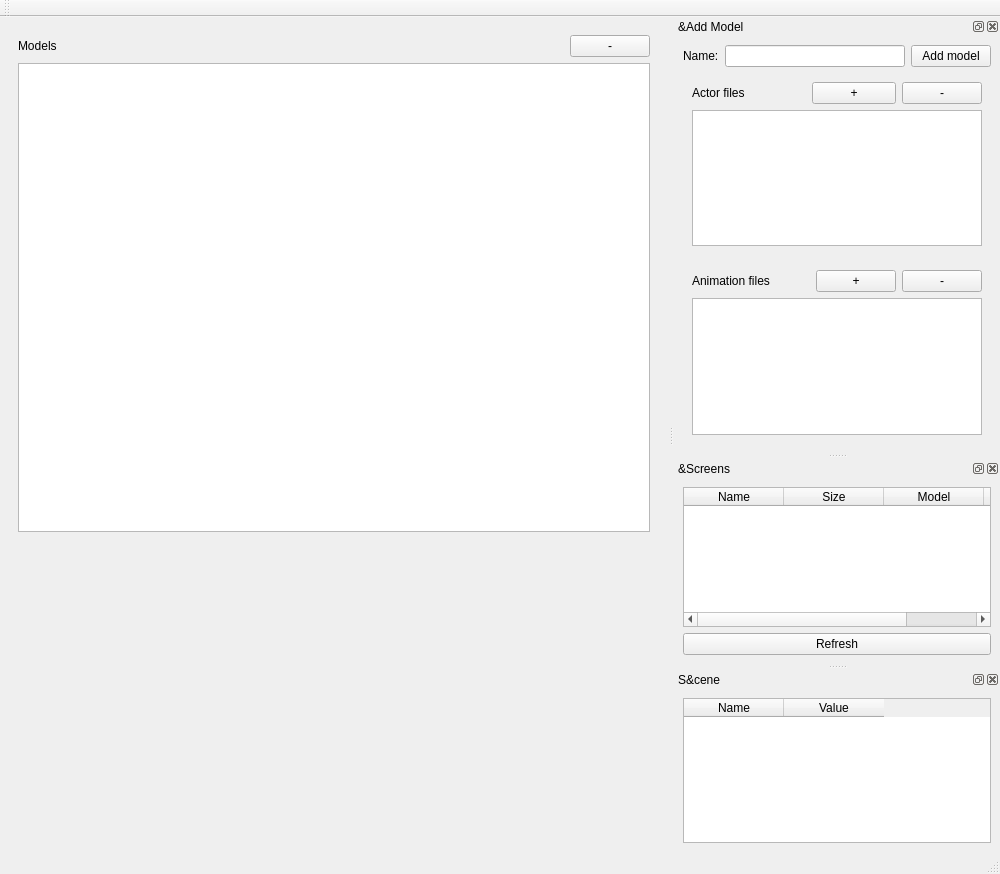
<?xml version="1.0" encoding="UTF-8"?>
<ui version="4.0">
 <class>MainWindow</class>
 <widget class="QMainWindow" name="MainWindow">
  <property name="geometry">
   <rect>
    <x>0</x>
    <y>0</y>
    <width>1000</width>
    <height>874</height>
   </rect>
  </property>
  <property name="windowTitle">
   <string>MainWindow</string>
  </property>
  <widget class="QWidget" name="centralwidget">
   <property name="maximumSize">
    <size>
     <width>800</width>
     <height>533</height>
    </size>
   </property>
   <layout class="QHBoxLayout" name="horizontalLayout_2">
    <item>
     <widget class="QFrame" name="groupModels">
      <property name="sizePolicy">
       <sizepolicy hsizetype="Expanding" vsizetype="Expanding">
        <horstretch>0</horstretch>
        <verstretch>0</verstretch>
       </sizepolicy>
      </property>
      <layout class="QVBoxLayout" name="verticalLayout_2">
       <item>
        <layout class="QHBoxLayout" name="horizontalLayout_4">
         <item>
          <widget class="QLabel" name="label_3">
           <property name="text">
            <string>Models</string>
           </property>
          </widget>
         </item>
         <item>
          <spacer name="horizontalSpacer_3">
           <property name="orientation">
            <enum>Qt::Horizontal</enum>
           </property>
           <property name="sizeHint" stdset="0">
            <size>
             <width>40</width>
             <height>20</height>
            </size>
           </property>
          </spacer>
         </item>
         <item>
          <widget class="QPushButton" name="oDeleteModelsButton">
           <property name="toolTip">
            <string>Delete model</string>
           </property>
           <property name="text">
            <string>-</string>
           </property>
          </widget>
         </item>
        </layout>
       </item>
       <item>
        <widget class="QListWidget" name="oModels">
         <property name="alternatingRowColors">
          <bool>true</bool>
         </property>
         <property name="selectionMode">
          <enum>QAbstractItemView::ExtendedSelection</enum>
         </property>
         <property name="selectionBehavior">
          <enum>QAbstractItemView::SelectRows</enum>
         </property>
         <property name="selectionRectVisible">
          <bool>true</bool>
         </property>
         <property name="sortingEnabled">
          <bool>true</bool>
         </property>
        </widget>
       </item>
      </layout>
     </widget>
    </item>
   </layout>
  </widget>
  <widget class="QMenuBar" name="menubar">
   <property name="geometry">
    <rect>
     <x>0</x>
     <y>0</y>
     <width>1000</width>
     <height>30</height>
    </rect>
   </property>
  </widget>
  <widget class="QStatusBar" name="statusbar"/>
  <widget class="QToolBar" name="toolBar">
   <property name="windowTitle">
    <string>toolBar</string>
   </property>
   <attribute name="toolBarArea">
    <enum>TopToolBarArea</enum>
   </attribute>
   <attribute name="toolBarBreak">
    <bool>false</bool>
   </attribute>
  </widget>
  <widget class="QDockWidget" name="oAddModelWidget">
   <property name="windowTitle">
    <string>&amp;Add Model</string>
   </property>
   <attribute name="dockWidgetArea">
    <number>2</number>
   </attribute>
   <widget class="QWidget" name="dockWidgetContents">
    <layout class="QVBoxLayout" name="verticalLayout_10">
     <item>
      <layout class="QHBoxLayout" name="horizontalLayout">
       <item>
        <widget class="QLabel" name="labelModelName">
         <property name="text">
          <string>Name:</string>
         </property>
        </widget>
       </item>
       <item>
        <widget class="QLineEdit" name="oModelName"/>
       </item>
       <item>
        <widget class="QPushButton" name="oAddModelButton">
         <property name="text">
          <string>Add model</string>
         </property>
        </widget>
       </item>
      </layout>
     </item>
     <item>
      <widget class="QFrame" name="frame">
       <layout class="QVBoxLayout" name="verticalLayout_5">
        <item>
         <layout class="QHBoxLayout" name="horizontalLayout_3">
          <item>
           <widget class="QLabel" name="label">
            <property name="text">
             <string>Actor files</string>
            </property>
           </widget>
          </item>
          <item>
           <spacer name="horizontalSpacer">
            <property name="orientation">
             <enum>Qt::Horizontal</enum>
            </property>
            <property name="sizeHint" stdset="0">
             <size>
              <width>40</width>
              <height>20</height>
             </size>
            </property>
           </spacer>
          </item>
          <item>
           <widget class="QPushButton" name="oAddActorFileButton">
            <property name="minimumSize">
             <size>
              <width>84</width>
              <height>0</height>
             </size>
            </property>
            <property name="toolTip">
             <string>Add actor file...</string>
            </property>
            <property name="text">
             <string>+</string>
            </property>
           </widget>
          </item>
          <item>
           <widget class="QPushButton" name="oDeleteActorFilesButton">
            <property name="toolTip">
             <string>Delete selected actor files</string>
            </property>
            <property name="text">
             <string>-</string>
            </property>
           </widget>
          </item>
         </layout>
        </item>
        <item>
         <widget class="QListWidget" name="oActorFiles">
          <property name="alternatingRowColors">
           <bool>true</bool>
          </property>
          <property name="selectionMode">
           <enum>QAbstractItemView::ExtendedSelection</enum>
          </property>
          <property name="selectionBehavior">
           <enum>QAbstractItemView::SelectRows</enum>
          </property>
          <property name="selectionRectVisible">
           <bool>true</bool>
          </property>
          <property name="sortingEnabled">
           <bool>true</bool>
          </property>
         </widget>
        </item>
       </layout>
      </widget>
     </item>
     <item>
      <widget class="QFrame" name="frame_2">
       <layout class="QVBoxLayout" name="verticalLayout_6">
        <item>
         <layout class="QHBoxLayout" name="layoutAnimationFilesButtons">
          <item>
           <widget class="QLabel" name="label_2">
            <property name="text">
             <string>Animation files</string>
            </property>
           </widget>
          </item>
          <item>
           <spacer name="horizontalSpacer_2">
            <property name="orientation">
             <enum>Qt::Horizontal</enum>
            </property>
            <property name="sizeHint" stdset="0">
             <size>
              <width>40</width>
              <height>20</height>
             </size>
            </property>
           </spacer>
          </item>
          <item>
           <widget class="QPushButton" name="oAddAnimationFileButton">
            <property name="toolTip">
             <string>Add animation file...</string>
            </property>
            <property name="text">
             <string>+</string>
            </property>
           </widget>
          </item>
          <item>
           <widget class="QPushButton" name="oDeleteAnimationFilesButton">
            <property name="toolTip">
             <string>Delete selected animation files</string>
            </property>
            <property name="text">
             <string>-</string>
            </property>
           </widget>
          </item>
         </layout>
        </item>
        <item>
         <widget class="QListWidget" name="oAnimationsFiles">
          <property name="alternatingRowColors">
           <bool>true</bool>
          </property>
          <property name="selectionMode">
           <enum>QAbstractItemView::ExtendedSelection</enum>
          </property>
          <property name="selectionBehavior">
           <enum>QAbstractItemView::SelectRows</enum>
          </property>
          <property name="selectionRectVisible">
           <bool>true</bool>
          </property>
          <property name="sortingEnabled">
           <bool>true</bool>
          </property>
         </widget>
        </item>
       </layout>
      </widget>
     </item>
    </layout>
   </widget>
  </widget>
  <widget class="QDockWidget" name="oScreensWidget">
   <property name="windowTitle">
    <string>&amp;Screens</string>
   </property>
   <attribute name="dockWidgetArea">
    <number>2</number>
   </attribute>
   <widget class="QWidget" name="dockWidgetContents_2">
    <layout class="QVBoxLayout" name="verticalLayout_11">
     <item>
      <layout class="QVBoxLayout" name="verticalLayout_7">
       <item>
        <widget class="QTableWidget" name="oScreens">
         <property name="alternatingRowColors">
          <bool>true</bool>
         </property>
         <property name="selectionBehavior">
          <enum>QAbstractItemView::SelectRows</enum>
         </property>
         <property name="sortingEnabled">
          <bool>true</bool>
         </property>
         <column>
          <property name="text">
           <string>Name</string>
          </property>
         </column>
         <column>
          <property name="text">
           <string>Size</string>
          </property>
         </column>
         <column>
          <property name="text">
           <string>Model</string>
          </property>
         </column>
         <column>
          <property name="text">
           <string>Manufacturer</string>
          </property>
         </column>
        </widget>
       </item>
       <item>
        <widget class="QPushButton" name="oScreensRefreshButton">
         <property name="text">
          <string>Refresh</string>
         </property>
        </widget>
       </item>
      </layout>
     </item>
    </layout>
   </widget>
  </widget>
  <widget class="QDockWidget" name="oSceneWidget">
   <property name="windowTitle">
    <string>S&amp;cene</string>
   </property>
   <attribute name="dockWidgetArea">
    <number>2</number>
   </attribute>
   <widget class="QWidget" name="dockWidgetContents_3">
    <layout class="QVBoxLayout" name="verticalLayout">
     <item>
      <widget class="QTableWidget" name="oSceneProperties">
       <column>
        <property name="text">
         <string>Name</string>
        </property>
       </column>
       <column>
        <property name="text">
         <string>Value</string>
        </property>
       </column>
      </widget>
     </item>
    </layout>
   </widget>
  </widget>
 </widget>
 <resources/>
 <connections/>
</ui>
